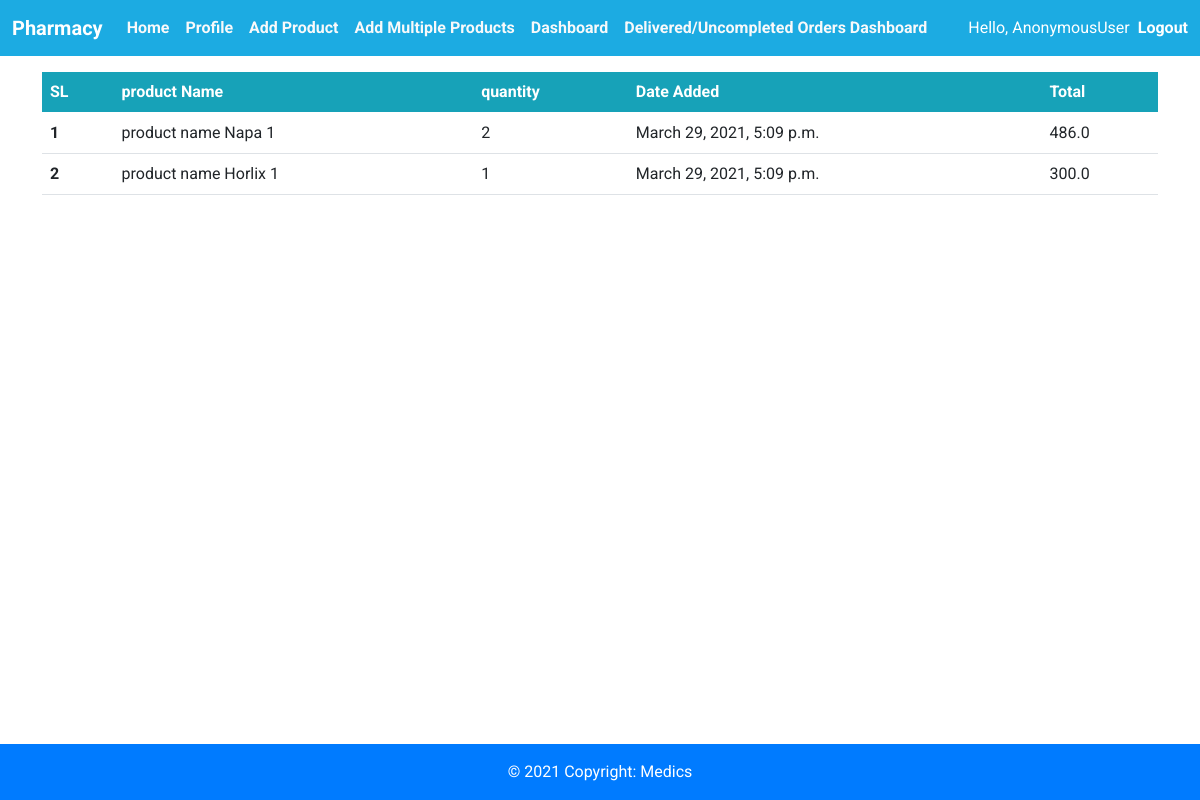
Page /pharmacy/dashboard/items/1 on the committed database.
### pharmacy/models.py (models this page shows, shortened)
class OrderItem(models.Model):
    product = models.ForeignKey(Product, on_delete=models.SET_NULL, null=True)
    order = models.ForeignKey(Order, on_delete=models.SET_NULL, null=True)
    quantity = models.IntegerField(default=0, null=True, blank=True)
    date_added = models.DateTimeField(auto_now_add=True)
    @property
    def get_total(self):
        total = self.product.price * self.quantity
        return total

class Product(models.Model):
    shop = models.ForeignKey(Pharmacy, on_delete=models.CASCADE, default=1)
    name = models.CharField(max_length=200, null=True)
    price = models.FloatField(null=True)
    category = models.ForeignKey(Category, on_delete=models.CASCADE, default=1)
    description = models.TextField(null=True, blank=True)
    date_created = models.DateTimeField(auto_now_add=True, null=True)
    image = models.ImageField(null=True, blank=True,
                              default='productdefault.png')
    def __str__(self):
        return f"product name {self.name} {self.shop.id}"

class Pharmacy(models.Model):
    user = models.OneToOneField(
        User, null=True, blank=True, on_delete=models.CASCADE)
    shop_name = models.CharField(max_length=100)
    phone = models.CharField(max_length=20, null=True)
    address = models.CharField(max_length=200, null=True, blank=True)
    area = models.CharField(max_length=100, null=True)
    profile_pic = models.ImageField(
        default="profile1.png", null=True, blank=True)
    date_created = models.DateTimeField(auto_now_add=True, null=True)

### pharmacy/views.py (the view)
def pharmacyDashboardOrderItems(request, id):
    order = Order.objects.get(id=id)
    order_items = order.orderitem_set.all()
    context = {'order_items': order_items}
    return render(request, 'pharmacy/pharmacyOrderItems.html', context)

### pharmacy/templates/pharmacy/pharmacyOrderItems.html
{%extends 'pharmacy/pharmacyBase.html'%}
{%block content%}
<div class="container mt-3">
    <table class="table">
        <thead>
            <tr class="table " style=" background-color:#17A2B8; color:white;">
                <th scope=" col">SL</th>
                <th scope="col">product Name</th>
                <th scope="col">quantity</th>
                <th scope="col">Date Added</th>
                <th scope="col">Total</th>
            </tr>
        </thead>
        <tbody>
            {% for item in order_items %}
            <tr>
                <th scope="row">{{forloop.counter}}</th>
                <td>{{item.product}}</td>
                <td>{{item.quantity}}</td>
                <td>{{item.date_added}}</td>
                <td>{{item.get_total}}</td>
            </tr>
            {%endfor%}
        </tbody>
    </table>
</div>
{%endblock%}

### pharmacy/templates/pharmacy/pharmacyBase.html (style rules this page uses)
html, body { font-family: 'Roboto', sans-serif; }

### rows in the picture
OrderItem: product "product name Napa 1", quantity "2", date_added "March 29, 2021, 5:09 p.m.", get_total "486.0"
OrderItem: product "product name Horlix 1", quantity "1", date_added "March 29, 2021, 5:09 p.m.", get_total "300.0"

### other values in the picture
{{ request.user }} "AnonymousUser"
